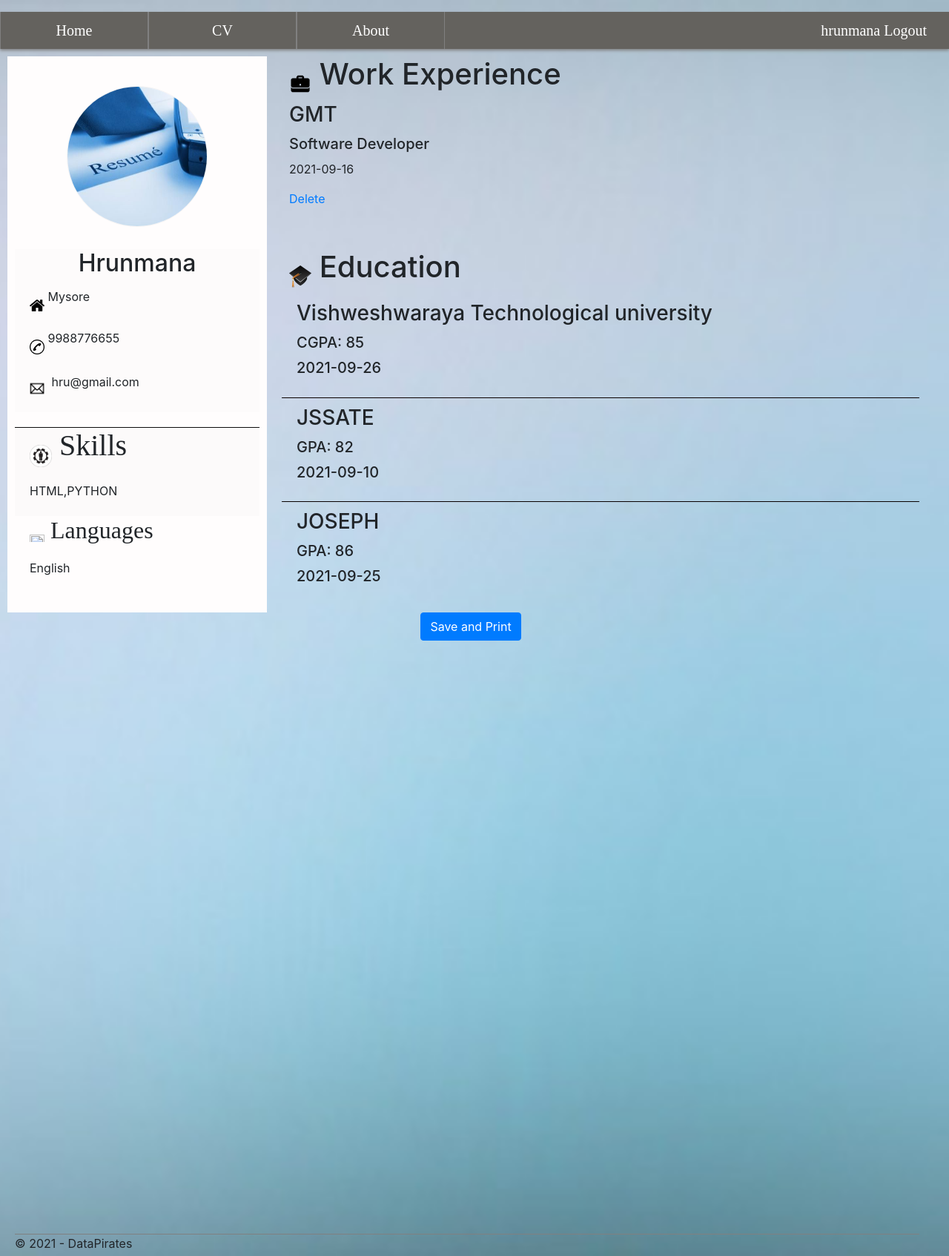
Screenshot of /My_CV.php (signed in) with the database file from the repository.
### tables this page shows
CREATE TABLE `cv_info` (
  `id` int(11) NOT NULL,
  `name` varchar(150) NOT NULL,
  `address` varchar(200) NOT NULL,
  `phone` varchar(11) NOT NULL,
  `email` varchar(50) NOT NULL,
  `birthday` date NOT NULL,
  `gender` varchar(10) NOT NULL,
  `language` varchar(20) NOT NULL,
  `skill` varchar(500) NOT NULL,
  `companyname` varchar(100) NOT NULL,
  `cstartdate` date NOT NULL,
  `cposition` varchar(150) NOT NULL,
  `varsityname` varchar(100) NOT NULL,
  `cgpa` varchar(5) NOT NULL,
  `varsitypyear` date NOT NULL,
  `collegename` varchar(100) NOT NULL,
  `hscgpa` varchar(5) NOT NULL,
  `clgpyear` date NOT NULL,
  `schoolname` varchar(100) NOT NULL,
  `sscgpa` varchar(5) NOT NULL,
  `sclpyear` date NOT NULL,
  `image` varchar(100) NOT NULL,
  `username` varchar(20) NOT NULL
);

### My_CV_dbo.php (called while the page is built, shortened)
<?php
include_once("Login_dbo.php");
$query = mysqli_query($con,"SELECT* FROM cv_info WHERE username = '$_SESSION[username]'");
while($data = mysqli_fetch_array($query)){
	$name = $data['name'];
	$address = $data['address'];
	$phone = $data['phone'];
	$email = $data['email'];
	$language = $data['language'];
	$skill = $data['skill'];
	$companyname = $data['companyname'];
	$cstartdate = $data['cstartdate'];
	$cposition = $data['cposition'];
	$varsityname = $data['varsityname'];
	$cgpa = $data['cgpa'];
	$varsitypyear = $data['varsitypyear'];
	$collegename = $data['collegename'];
	$hscgpa = $data['hscgpa'];
	$clgpyear = $data['clgpyear'];
	$schoolname = $data['schoolname'];
	$sscgpa = $data['sscgpa'];
	$sclpyear = $data['sclpyear'];
	$image = $data['image'];
}
?>

### My_CV.php (the view, shortened to what this page needs)
<?php
include_once("My_CV_dbo.php");
?>
<!DOCTYPE html>
<html>
<head>
	<link rel="stylesheet" type="text/css" href="Navigation_bar.css">
	<link rel="stylesheet" type="text/css" href="CV.css">
	<link rel="stylesheet" href="https://maxcdn.bootstrapcdn.com/bootstrap/4.0.0/css/bootstrap.min.css">
    <link rel="stylesheet" href="https://cdnjs.cloudflare.com/ajax/libs/font-awesome/4.7.0/css/font-awesome.min.css">
</head>
<body style=background-image:url('Image/Background.jpg');>
	<form method="post">
		<div id="header">
			<ul id="navbar">
				<li class="lists"><a class="options" href="index_In.php">Home</a></li>
				<li class="lists"><a class="options" href="My_CV.php">CV</a>
				</li>
				<li class="lists"><a class="options" href="about.php">About</a></li>
				<li id="log_list"><a id="log_option" href="Login_dbo.php?logout='1'">
					<?php if(isset($_SESSION['username'])) echo $_SESSION['username']." "?>Logout
				</a></li>
			</ul>
		</div>
		<div id="container">
			<div id="left-div">
				<img src="<?php echo "$image";?>"class="left-top-image"></br>
				<div id="left-middle-div">
					<h2 id="name"><?php echo "$name";?></h2>
					<p><img src="Image/home-logo.png" class="left-logo"><?php echo " $address";?></p>
					<p><img src="Image/phone-logo.png" class="left-logo"><?php echo " $phone";?></p>
					<p><img src="Image/email-logo.png" id="email-logo"><?php echo " $email";?></p>
				</div></br></br>
				<div id="left-bottom-div">
					<h1 id="skills"><img src="Image/skills-logo.png" id="skills-logo"> Skills</h1>
					<p id="skills-dtl"><?php echo "$skill";?></p>
				</div>
				<div id="left-bottom-languages-div">
					<h2 id="skills"><img src="Image/language-logo.png" id="language-logo"> Languages</h2>
					<p id="skills-dtl"><?php echo "$language";?></p>
				</div>
			</div>
			<div id="right-div">
				<div id="right-top-div">
					<h1><img src="Image/working-logo.png" class="right-logo"> Work Experience</h1>
					<h3 id="name-institute"><?php echo "$companyname";?></h3>
					<h5 class="description"><?php echo "$cposition";?></h5>
					<p class="description"><?php echo "$cstartdate";?></p>
					<a href="Delete_info.php" class="description" name="deletew" onClick="return confirm('Are you sure you want to delete?')">Delete</a>
				</div></br>
				<div id="right-bottom-div">
					<h1><img src="Image/cap-logo.png" class="right-logo"> Education</h1>
					<div id="varsity-div">
						<h3 id="name-institute"><?php echo "$varsityname";?></h3>
						<h5 class="description">CGPA: <?php echo "$cgpa";?></h5>
						<h5 class="description"><?php echo "$varsitypyear";?></h5>
					</div></br><br>
					<div id="college-div">
						<h3 id="name-institute"><?php echo "$collegename";?></h3>
						<h5 class="description">GPA: <?php echo "$hscgpa";?></h5>
						<h5 class="description"><?php echo "$clgpyear";?></h5>
					</div></br><br>
					<div id="school-div">
						<h3 id="name-institute"><?php echo "$schoolname";?></h3>
						<h5 class="description">GPA: <?php echo "$sscgpa";?></h5>
						<h5 class="description"><?php echo "$sclpyear";?></h5>
					</div><br>
				</div>
			</div>
			<br><div class="text-center">
        <a href="print.php" class="btn btn-primary">Save and Print</a>
     </div>
		</div>
		<footer>
			<p>&copy; 2021 - DataPirates</p>
		</footer>
	</form>
</body>
</html>

### Navigation_bar.css (style rules this page uses)
* { margin: 0px; padding: 0px; }
body { background: url(Image/bgg.jpg) no-repeat center center fixed; background-size: cover; }
#header { width: 100%; height: 50px; background: rgb(100, 98, 94); box-shadow: 0px 2px 4px gray; }
.lists { width: 200px; list-style: none; float: left; border-right: 1px solid gray; border-left: 1px solid gray; }
#log_list { list-style: none; float: right; margin-right: 30px; }
.options { display: block; color: white; line-height: 50px; text-align: center; font-family: cursive; font-size: 20px; text-decoration: none; }
#log_option { display: block; color: white; line-height: 50px; text-align: center; font-family: cursive; font-size: 20px; text-decoration: none; }

### CV.css (style rules this page uses)
#container { width: 1270px; overflow-x: hidden; }
#left-div { width: 350px; height: 750px; margin-top: 10px; margin-left: 10px; background: rgb(250, 248, 248); float: left; background: rgba(255, 253, 253, 0.993); }
.left-top-image { width: 190px; height: 190px; margin-top: 40px; margin-left: 80px; border: 1px solid rgb(245, 243, 243); border-radius: 50%; float: left; }
#left-middle-div { width: 330px; height: 220px; margin-top: 30px; margin-left: 10px; float: left; background: rgba(253, 251, 251, 0.993); }
#left-bottom-div { width: 330px; height: 120px; margin-top: 20px; margin-left: 10px; border-top: 1px solid rgb(12, 11, 11); float: left; background: rgba(252, 250, 250, 0.993); }
#left-bottom-languages-div { width: 330px; height: 100px; margin-left: 10px; float: left; background: rgba(255, 253, 253, 0.993); }
#right-div { width: 880px; height: 750px; margin-top: 10px; margin-right: 10px; float: right; }
#right-top-div { width: 880px; height: 250px; margin-right: 10px; background-color: transparent; float: right; }
#right-bottom-div { width: 880px; height: 490px; margin-top: 10px; margin-right: 10px; background-color: transparent; float: right; }
#varsity-div { width: 860px; height: 140px; margin-right: 10px; float: right; }
#college-div { width: 860px; height: 140px; margin-right: 10px; border-top: 1px solid rgb(10, 0, 0); float: right; }
#school-div { width: 860px; height: 140px; margin-right: 10px; border-top: 1px solid rgb(8, 0, 0); float: right; }
h1 { font-family:Georgia, 'Times New Roman', Times, serif; }
#name { text-align: center; }
#skills { font-family:Georgia, 'Times New Roman', Times, serif; }
.left-logo { height: 20px; width: 20px; margin-top: 20px; margin-left: 20px; }
#email-logo { height: 30px; width: 30px; margin-top: 15px; margin-left: 15px; }
#skills-logo { height: 30px; width: 30px; margin-top: 20px; margin-left: 20px; }
#skills-dtl { margin-top: 20px; margin-left: 20px; }
#language-logo { height: 20px; width: 20px; margin-top: 5px; margin-left: 20px; }
.right-logo { height: 30px; width: 30px; margin-top: 20px; margin-left: 20px; }
#name-institute { margin-top: 10px; margin-left: 20px; }
.description { margin-top: 10px; margin-left: 20px; }
footer { width: 1220px; height: 30px; margin-top: 800px; margin-left: 20px; border-top: 1px solid gray; }

### rows the page displays
cv_info: image (picture), name "Hrunmana", address "Mysore", phone "9988776655", email "hru@gmail.com", skill "HTML,PYTHON", language "English", companyname "GMT", cposition "Software Developer", cstartdate "2021-09-16", varsityname "Vishweshwaraya Technological university", cgpa "85", varsitypyear "2021-09-26", collegename "JSSATE", hscgpa "82", clgpyear "2021-09-10", schoolname "JOSEPH", sscgpa "86", sclpyear "2021-09-25"

### other values shown
$_SESSION['username'] "hrunmana"
